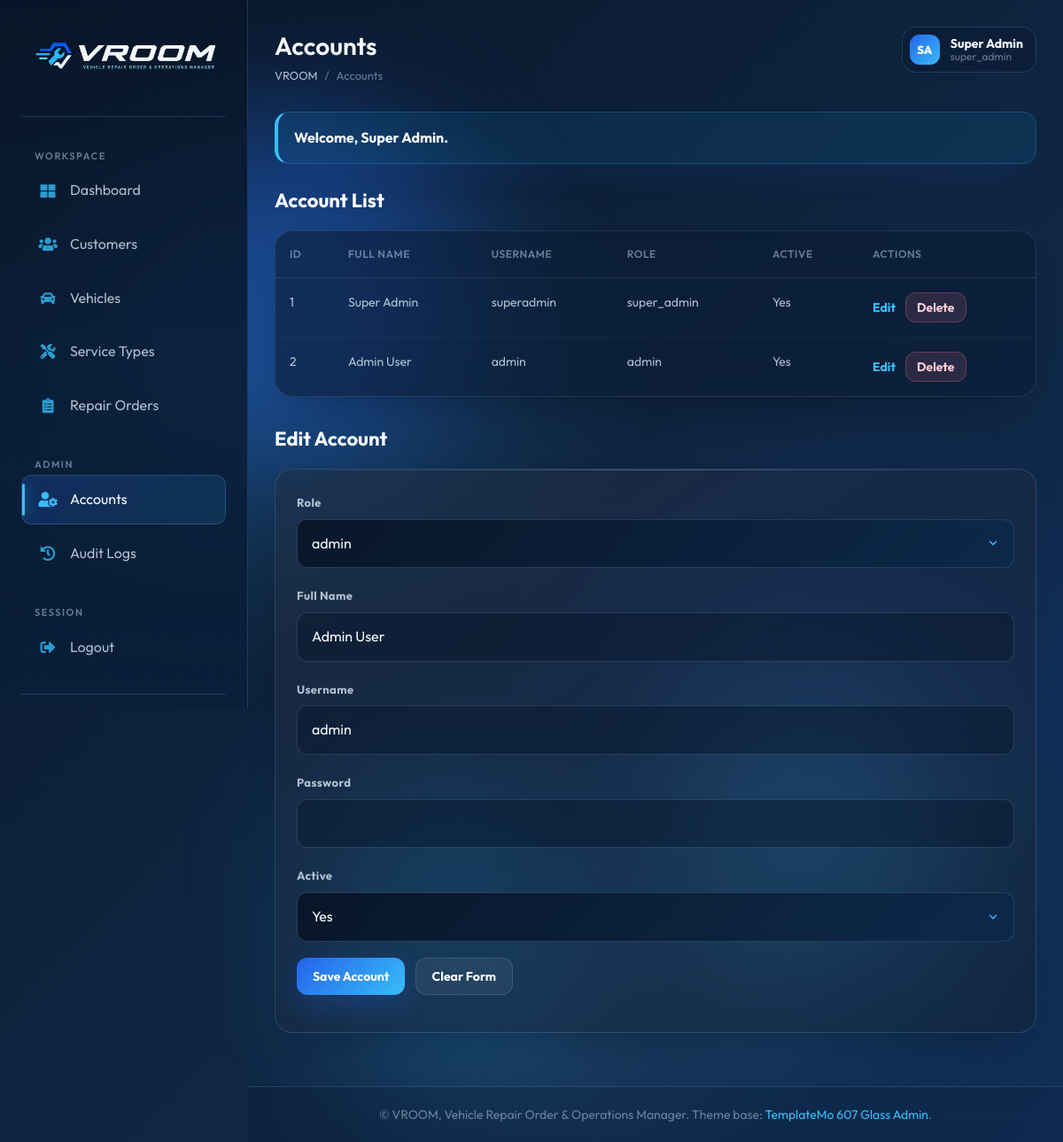
/users.php?edit=2 (signed in), run on the app's committed database.
### tables this page shows
CREATE TABLE `users` (
  `user_id` int NOT NULL AUTO_INCREMENT,
  `role_id` int NOT NULL,
  `full_name` varchar(100) NOT NULL,
  `username` varchar(50) NOT NULL,
  `password_hash` varchar(255) NOT NULL,
  `is_active` tinyint(1) NOT NULL DEFAULT 1,
  `created_at` datetime NOT NULL DEFAULT CURRENT_TIMESTAMP,
  PRIMARY KEY (`user_id`),
  UNIQUE KEY `uq_users_username` (`username`),
  KEY `idx_users_role_id` (`role_id`),
  CONSTRAINT `fk_users_role` FOREIGN KEY (`role_id`) REFERENCES `roles` (`role_id`)
    ON UPDATE CASCADE
    ON DELETE RESTRICT
);

CREATE TABLE `roles` (
  `role_id` int NOT NULL AUTO_INCREMENT,
  `role_name` varchar(30) NOT NULL,
  PRIMARY KEY (`role_id`),
  UNIQUE KEY `uq_roles_role_name` (`role_name`)
);

### includes/auth.php (called while the page is built, shortened)
<?php
function e(?string $value): string
{
    return htmlspecialchars((string) $value, ENT_QUOTES, 'UTF-8');
}
function get_flash(): ?string
{
    $message = $_SESSION['flash_message'];
    return $message;
}
function current_user(): ?array
{
    return $_SESSION['user'] ?? null;
}
function has_role(array $roles): bool
{
    $user = current_user();
    return $user !== null && in_array($user['role_name'], $roles, true);
}

### users.php (the view, shortened to what this page needs)
<?php
$pdo = get_pdo();
$roles = $pdo->query('SELECT role_id, role_name FROM roles ORDER BY role_name')->fetchAll();
$editUser = [
    'user_id' => '',
    'role_id' => '',
    'full_name' => '',
    'username' => '',
    'is_active' => '1',
];
if (isset($_GET['edit'])) {
    $statement = $pdo->prepare(
        'SELECT user_id, role_id, full_name, username, is_active
         FROM users
         WHERE user_id = ?'
    );
    $statement->execute([(int) $_GET['edit']]);
    $found = $statement->fetch();
    if ($found !== false) {
        $editUser = $found;
    }
}
$users = $pdo->query(
    'SELECT users.user_id, users.full_name, users.username, users.is_active, roles.role_name
     FROM users
     INNER JOIN roles ON roles.role_id = users.role_id
     ORDER BY users.user_id'
)->fetchAll();
render_header('Accounts');
?>
<h2>Account List</h2>
<table>
    <tr>
        <th>ID</th>
        <th>Full Name</th>
        <th>Username</th>
        <th>Role</th>
        <th>Active</th>
        <th>Actions</th>
    </tr>
    <?php foreach ($users as $user): ?>
        <tr>
            <td><?php echo e((string) $user['user_id']); ?></td>
            <td><?php echo e($user['full_name']); ?></td>
            <td><?php echo e($user['username']); ?></td>
            <td><?php echo e($user['role_name']); ?></td>
            <td><?php echo (int) $user['is_active'] === 1 ? 'Yes' : 'No'; ?></td>
            <td>
                <a href="users.php?edit=<?php echo e((string) $user['user_id']); ?>">Edit</a>
                <form method="post">
                    <button type="submit">Delete</button>
                </form>
            </td>
        </tr>
    <?php endforeach; ?>
</table>
<h2><?php echo $editUser['user_id'] === '' ? 'Add Account' : 'Edit Account'; ?></h2>
<form method="post">
    <p>
        <label for="role_id">Role</label><br>
        <select name="role_id" id="role_id">
            <?php foreach ($roles as $role): ?>
                <option value="<?php echo e((string) $role['role_id']); ?>" <?php echo (string) $role['role_id'] === (string) $editUser['role_id'] ? 'selected' : ''; ?>>
                    <?php echo e($role['role_name']); ?>
                </option>
            <?php endforeach; ?>
        </select>
    </p>
    <p>
        <label for="full_name">Full Name</label><br>
        <input type="text" name="full_name" id="full_name" value="<?php echo e($editUser['full_name']); ?>">
    </p>
    <p>
        <label for="username">Username</label><br>
        <input type="text" name="username" id="username" value="<?php echo e($editUser['username']); ?>">
    </p>
    <p>
        <label for="password">Password</label><br>
        <input type="password" name="password" id="password">
    </p>
    <p>
        <label for="is_active">Active</label><br>
        <select name="is_active" id="is_active">
            <option value="1" <?php echo (string) $editUser['is_active'] === '1' ? 'selected' : ''; ?>>Yes</option>
        </select>
    </p>
    <p>
        <button type="submit">Save Account</button>
        <a href="users.php">Clear Form</a>
    </p>
</form>
<?php
render_footer();

### includes/layout.php (shortened to what this page needs)
<?php
function current_page_name(): string
{
    return basename($_SERVER['PHP_SELF'] ?? '');
}
function nav_link(string $href, string $iconClass, string $label): string
{
    $isActive = current_page_name() === $href;
    $activeClass = $isActive ? ' active' : '';
    return sprintf(
        '<li class="nav-item"><a href="%s" class="nav-link%s"><span class="nav-icon %s" aria-hidden="true"></span><span>%s</span></a></li>',
        e($href),
        $activeClass,
        e($iconClass),
        e($label)
    );
}
function app_user_initials(?array $user): string
{
    $parts = preg_split('/\s+/', trim((string) $user['full_name']));
    $initials = '';
    foreach ($parts as $part) {
        if ($part !== '') {
            $initials .= strtoupper(substr($part, 0, 1));
        }
        if (strlen($initials) >= 2) {
            break;
        }
    }
    return $initials !== '' ? $initials : 'U';
}
function render_document_head(string $title): void
{
    ?>
<!DOCTYPE html>
<html lang="en">
<head>
    <link rel="stylesheet" href="template/assets/css/fontawesome-all.min.css">
    <link rel="stylesheet" href="template/glass-admin/templatemo-glass-admin-style.css">
    <link rel="stylesheet" href="assets/app.css">
</head>
<?php
}
function render_header(string $title): void
{
    $user = current_user();
    $flashMessage = get_flash();
    render_document_head($title);
    ?>
<body class="app-shell">
    <div class="background"></div>
    <div class="orb orb-1"></div>
    <div class="orb orb-2"></div>
    <div class="dashboard">
        <aside class="sidebar" id="sidebar">
            <div class="sidebar-header">
                <a class="app-brand-logo" href="dashboard.php" aria-label="VROOM dashboard">
                    <img src="assets/vroom-logo.png" alt="VROOM">
                </a>
            </div>
            <ul class="nav-menu">
                <li class="nav-section">
                    <span class="nav-section-title">Workspace</span>
                    <ul>
                        <?php if ($user === null): ?>
                            <?php echo nav_link('login.php', 'fas fa-sign-in-alt', 'Login'); ?>
                        <?php else: ?>
                            <?php echo nav_link('dashboard.php', 'fas fa-th-large', 'Dashboard'); ?>
                            <?php echo nav_link('customers.php', 'fas fa-users', 'Customers'); ?>
                            <?php echo nav_link('vehicles.php', 'fas fa-car', 'Vehicles'); ?>
                            <?php echo nav_link('service_types.php', 'fas fa-tools', 'Service Types'); ?>
                            <?php echo nav_link('repair_orders.php', 'fas fa-clipboard-list', 'Repair Orders'); ?>
                        <?php endif; ?>
                    </ul>
                </li>
                <?php if ($user !== null && has_role(['super_admin', 'admin'])): ?>
                    <li class="nav-section">
                        <span class="nav-section-title">Admin</span>
                        <ul>
                            <?php if (has_role(['super_admin'])): ?>
                                <?php echo nav_link('users.php', 'fas fa-user-cog', 'Accounts'); ?>
                            <?php endif; ?>
                            <?php echo nav_link('audit_logs.php', 'fas fa-history', 'Audit Logs'); ?>
                        </ul>
                    </li>
                <?php endif; ?>
                <li class="nav-section">
                    <span class="nav-section-title">Session</span>
                    <ul>
                        <?php if ($user === null): ?>
                            <?php echo nav_link('login.php', 'fas fa-lock', 'Sign In'); ?>
                        <?php else: ?>
                            <?php echo nav_link('logout.php', 'fas fa-sign-out-alt', 'Logout'); ?>
                        <?php endif; ?>
                    </ul>
                </li>
            </ul>
            <div class="sidebar-footer">
            </div>
        </aside>
        <main class="main-content">
            <nav class="navbar">
                <div>
                    <h1 class="page-title"><?php echo e($title); ?></h1>
                    <div class="page-breadcrumb">
                        <a href="<?php echo $user === null ? 'login.php' : 'dashboard.php'; ?>">VROOM</a>
                        <span>/</span>
                        <span><?php echo e($title); ?></span>
                    </div>
                </div>
                <div class="navbar-right">
                    <?php if ($user !== null): ?>
                        <div class="app-account-pill">
                            <div class="app-account-avatar"><?php echo e(app_user_initials($user)); ?></div>
                            <div>
                                <span class="app-account-name"><?php echo e($user['full_name']); ?></span>
                                <span class="app-account-role"><?php echo e($user['role_name']); ?></span>
                            </div>
                        </div>
                    <?php endif; ?>
                </div>
            </nav>
            <?php if ($flashMessage !== null): ?>
                <div class="app-notice">
                    <strong><?php echo e($flashMessage); ?></strong>
                </div>
            <?php endif; ?>
            <section class="app-content">
<?php
}
function render_footer(): void
{
    ?>
            </section>
        </main>
    </div>
    <footer class="site-footer">
        <p>&copy; VROOM, Vehicle Repair Order &amp; Operations Manager. Theme base: <a href="https://templatemo.com/tm-607-glass-admin" target="_blank" rel="nofollow">TemplateMo 607 Glass Admin</a>.</p>
    </footer>
</body>
</html>
<?php
}
    ?>

### template/glass-admin/templatemo-glass-admin-style.css (style rules this page uses)
:root { --emerald: #059669; --emerald-light: #34d399; --gold: #d4a574; --gold-light: #e8c9a0; --amber: #b45309; --cream: #fef3e2; --coral: #e07a5f; --slate: #475569; --glass-bg: rgba(255, 255, 255, 0.05); --glass-border: rgba(255, 255, 255, 0.1); --glass-shadow: rgba(0, 0, 0, 0.3); --glass-hover: rgba(255, 255, 255, 0.08); --bg-dark: #0a0f0d; --bg-gradient-1: #0d1a14; --bg-gradient-2: #132419; --bg-gradient-3: #1a2e23; --text-primary: #f5f5f4; --text-secondary: rgba(245, 245, 244, 0.7); --text-muted: rgba(245, 245, 244, 0.4); --success: #22c55e; --warning: #eab308; --danger: #dc2626; --info: #0ea5e9; --sidebar-width: 280px; --navbar-height: 70px; --border-radius: 20px; --card-padding: 24px; --transition-fast: 0.2s ease; --transition-normal: 0.3s ease; --transition-slow: 0.5s ease; }
*, *::before, *::after { margin: 0; padding: 0; box-sizing: border-box; }
html { scroll-behavior: smooth; }
body { font-family: 'Outfit', sans-serif; background: var(--bg-dark); color: var(--text-primary); min-height: 100vh; overflow-x: hidden; line-height: 1.6; }
a { text-decoration: none; color: inherit; }
.background { position: fixed; top: 0; left: 0; width: 100%; height: 100%; z-index: -2; background: linear-gradient(135deg, var(--bg-gradient-1) 0%, var(--bg-gradient-2) 50%, var(--bg-gradient-3) 100%); }
.background::before { content: ''; position: absolute; top: 0; left: 0; width: 100%; height: 100%; background: radial-gradient(ellipse 80% 50% at 20% 40%, rgba(120, 0, 255, 0.15) 0%, transparent 50%), radial-gradient(ellipse 60% 40% at 80% 60%, rgba(0, 200, 255, 0.12) 0%, transparent 50%), radial-gradient(ellipse 50% 30% at 50% 80%, rgba(255, 0, 200, 0.1) 0%, transparent 50%); }
.orb { position: fixed; border-radius: 50%; filter: blur(80px); opacity: 0.4; z-index: -1; animation: float 20s ease-in-out infinite; }
.orb-1 { width: 400px; height: 400px; background: var(--emerald); top: 10%; left: 10%; animation-delay: 0s; }
.orb-2 { width: 350px; height: 350px; background: var(--gold); top: 60%; right: 10%; animation-delay: -5s; }
.dashboard { display: flex; min-height: 100vh; }
.sidebar { position: fixed; left: 0; top: 0; width: var(--sidebar-width); height: 100vh; background: var(--glass-bg); backdrop-filter: blur(20px); -webkit-backdrop-filter: blur(20px); border-right: 1px solid var(--glass-border); padding: 24px; z-index: 100; transition: all var(--transition-normal); overflow-y: auto; }
.sidebar-header { display: flex; align-items: center; gap: 12px; padding-bottom: 30px; border-bottom: 1px solid var(--glass-border); margin-bottom: 30px; }
.nav-menu { list-style: none; flex: 1; }
.nav-menu ul { list-style: none; padding: 0; margin: 0; }
.nav-section { margin-bottom: 25px; list-style: none; }
.nav-section-title { font-size: 11px; font-weight: 600; text-transform: uppercase; letter-spacing: 1.5px; color: var(--text-muted); margin-bottom: 12px; padding-left: 15px; }
.nav-item { margin-bottom: 5px; list-style: none; }
.nav-link { display: flex; align-items: center; gap: 14px; padding: 14px 18px; color: var(--text-secondary); text-decoration: none; border-radius: 12px; transition: all var(--transition-fast); position: relative; overflow: hidden; }
.nav-link.active { background: var(--glass-hover); color: var(--text-primary); }
.nav-icon { width: 22px; height: 22px; opacity: 0.8; }
.nav-link.active .nav-icon, .nav-link:hover .nav-icon { opacity: 1; }
.sidebar-footer { padding-top: 20px; border-top: 1px solid var(--glass-border); }
.main-content { flex: 1; margin-left: var(--sidebar-width); padding: 30px; min-height: 100vh; }
.navbar { display: flex; align-items: center; justify-content: space-between; margin-bottom: 30px; gap: 20px; }
.page-title { font-size: 28px; font-weight: 600; }
.navbar-right { display: flex; align-items: center; gap: 15px; }
.page-breadcrumb { display: flex; align-items: center; gap: 8px; font-size: 13px; color: var(--text-muted); }
.page-breadcrumb a { color: var(--text-secondary); transition: color var(--transition-fast); }
.page-breadcrumb span { color: var(--text-muted); }
.site-footer { text-align: center; padding: 20px; margin-left: var(--sidebar-width); color: var(--text-muted); font-size: 14px; }
.site-footer a { color: var(--emerald-light); transition: color var(--transition-fast); }

### data on the page
users: full_name "Super Admin", user_id "1", username "superadmin", role.role_name "super_admin", is_active "Yes"
roles: role_name "super_admin"
users: user_id "2", full_name "Admin User", username "admin", role.role_name "admin", shows "Yes", role_id "admin", is_active "Yes"

### other printed values
$label "Dashboard Customers Vehicles Service Types Repair Orders Accounts Audit Logs Logout"
$title "Accounts"
app_user_initials($user) "SA"
$flashMessage "Welcome, Super Admin."
